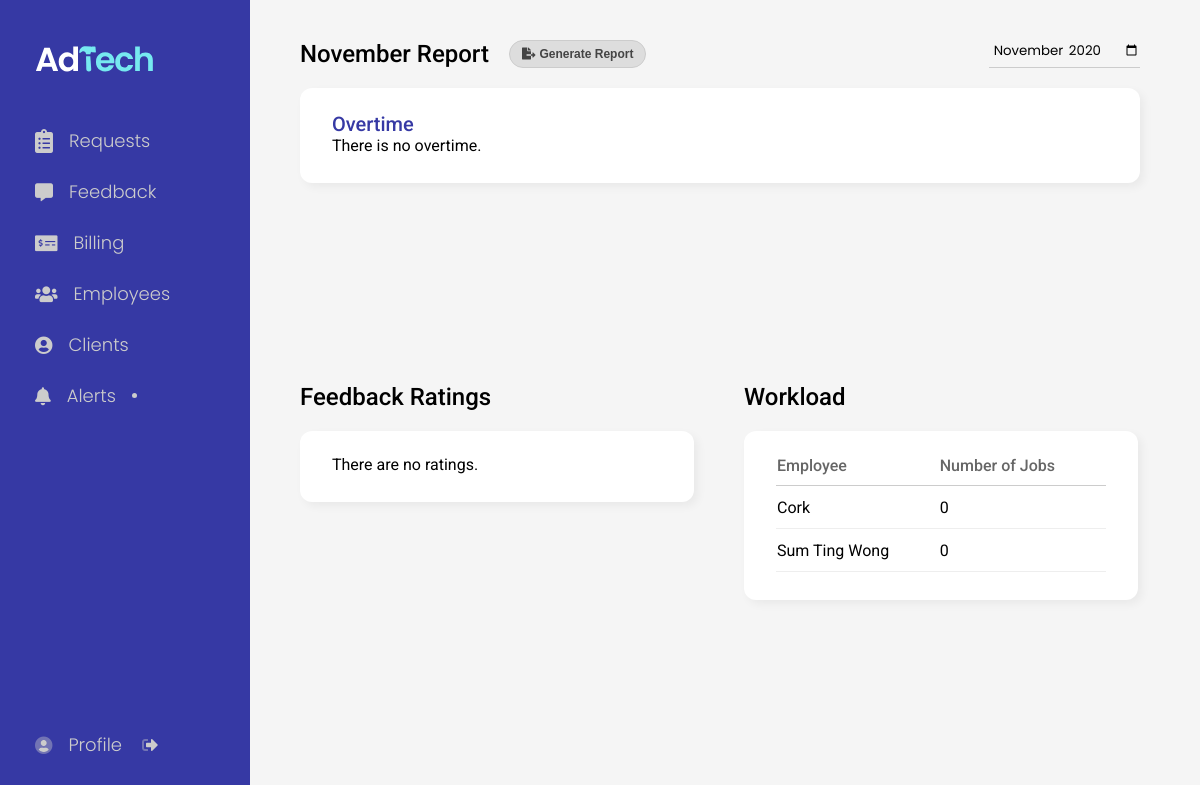
/admin/report.php, run on an earlier commit of the app's database.
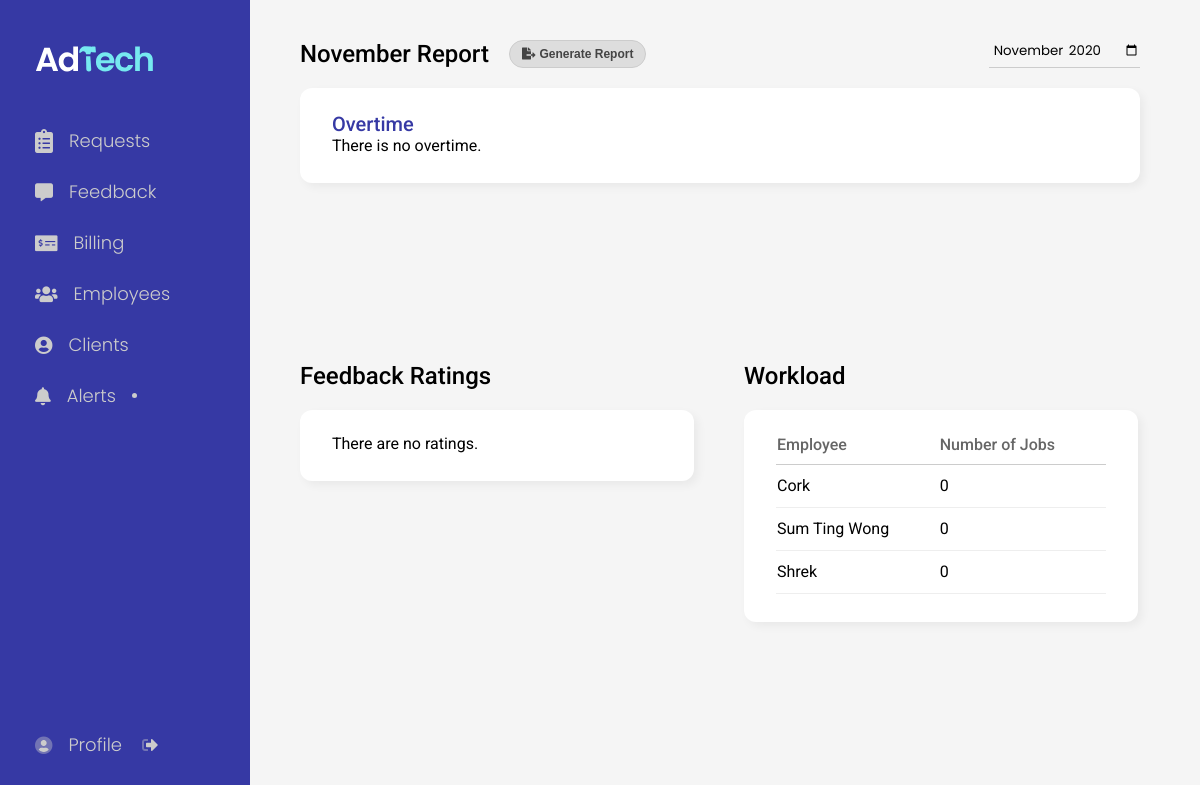
And on a later commit of the database.
### tables this page shows
CREATE TABLE `employee` (
  `empID` int(100) NOT NULL,
  `password` varchar(100) NOT NULL,
  `type` varchar(100) NOT NULL,
  `empName` varchar(100) NOT NULL
);

### admin/report.php (the view, shortened to what this page needs)
<!DOCTYPE html>
<html lang="en">
<head>
    <link rel="stylesheet" type="text/css" href="../css/admin/dashboard.css" />
    <link rel="stylesheet" type="text/css" href="../css/admin/detail-view.css" />
    <link rel="stylesheet" type="text/css" href="../css/admin/report.css" />
    <?php
    include_once("../head.php");
    ?>
</head>
<body>
    <?php
    include_once("nav.php");
    ?>
    <div class="container">
        <div class="content overtime">
            <div class="heading">
                <div class="generate-container">
                    <h2><?php echo date("F")." Report" ?></h2>
                    <a href="report-generate.php" target="_blank">
                    <button>
                        <i class="fas fa-file-export"></i>
                        <span>Generate Report</span>
                    </button>
                    </a>
                </div>
                <form action="report.php" method="post" class="search-bar">
                    <input type="month" name="startDate" value="<?php echo date('Y-m', strtotime($_SESSION['startDate']."-01")) ?>"
                    onchange="document.querySelector('.search-bar').submit()">
                </form>
            </div>
            <div class="card">
                <h3>Overtime</h3>
                <?php
                include_once("func/report.php");
                    ?>
            </div>
        </div>
        <div class="content">
            <h2>Feedback Ratings</h2>
            <div class="card report-card">
                <form id='ratings'>
                </form>
            </div>
        </div>
        <div class="content">
            <h2>Workload</h2>
            <div class="card report-card">
                <?php
                $workload = getWorkload();
                if($workload) {
                    ?>
                    <table>
                        <tr>
                            <th>Employee</th>
                            <th>Number of Jobs</th>
                        </tr>
                    <?php
                    foreach($workload as $row) { ?>
                        <tr>
                            <td><?php echo  $row['empName'] ?></td>
                            <td><?php echo  $row['NumberOfJobs'] ?></td>
                        </tr> <?php
                    } ?>
                    </table> <?php
                }
                ?>
            </div>
        </div>
    </div>
</body>
</html>

What changed in the data, as far as the page shows it:
added employee: empName "Shrek", NumberOfJobs "0"
